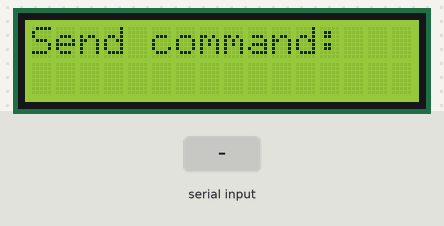
A sketch run on a simulated Arduino Uno, built with avr-gcc and run on an emulated ATmega328P. Shown: 16×2 character LCD. The inputs (shaded band) are chosen by the test bench.

Above: at 1.2 s.
1.3 s: "3" received over Serial
At 1.69 s:
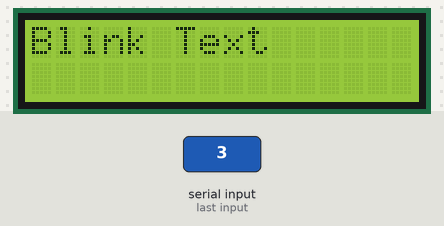
3.5 s: "1" received over Serial
At 8.7 s:
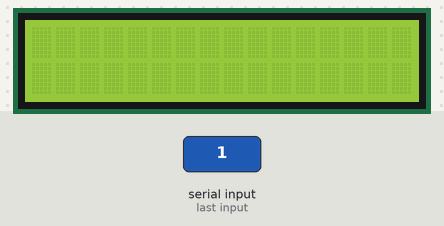
Timing chart, 0 to 10.2 s (numbered marks = the images above; inputs shaded):
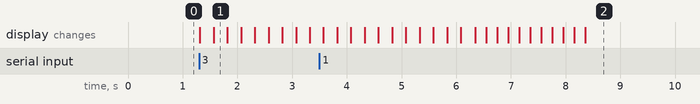

Measured:
- after the input at 1.3 s, the display: first changes at once (image 1 shows a later state)
- after the input at 3.5 s, the display: first differs from a run without the input after 2.8 s (image 2 shows a later state)

The sketch:

ex5.ino
```cpp
#include <Wire.h>
#include <LiquidCrystal_I2C.h>

LiquidCrystal_I2C lcd(0x27, 16, 2);

void setup() {
  lcd.begin(16, 2);
  lcd.backlight();
  Serial.begin(9600);
  lcd.print("Send command:");
}

void loop() {
  if (Serial.available() > 0) {
    char command = Serial.read();
    lcd.clear();
    lcd.setCursor(0, 0);
    switch (command) {
      case '1':
        animation1();
        break;
      case '2':
        animation2();
        break;
      case '3':
        animation3();
        break;
      default:
        lcd.print("Invalid cmd");
        break;
    }
  }
}

void animation1() {
  lcd.print("Scroll Left");
  for (int i = 0; i < 16; i++) {
    lcd.scrollDisplayLeft();
    delay(200);
  }
}

void animation2() {
  lcd.print("Scroll Right");
  for (int i = 0; i < 16; i++) {
    lcd.scrollDisplayRight();
    delay(200);
  }
}

void animation3() {
  lcd.print("Blink Text");
  for (int i = 0; i < 10; i++) {
    lcd.noDisplay();
    delay(250);
    lcd.display();
    delay(250);
  }
}
```
